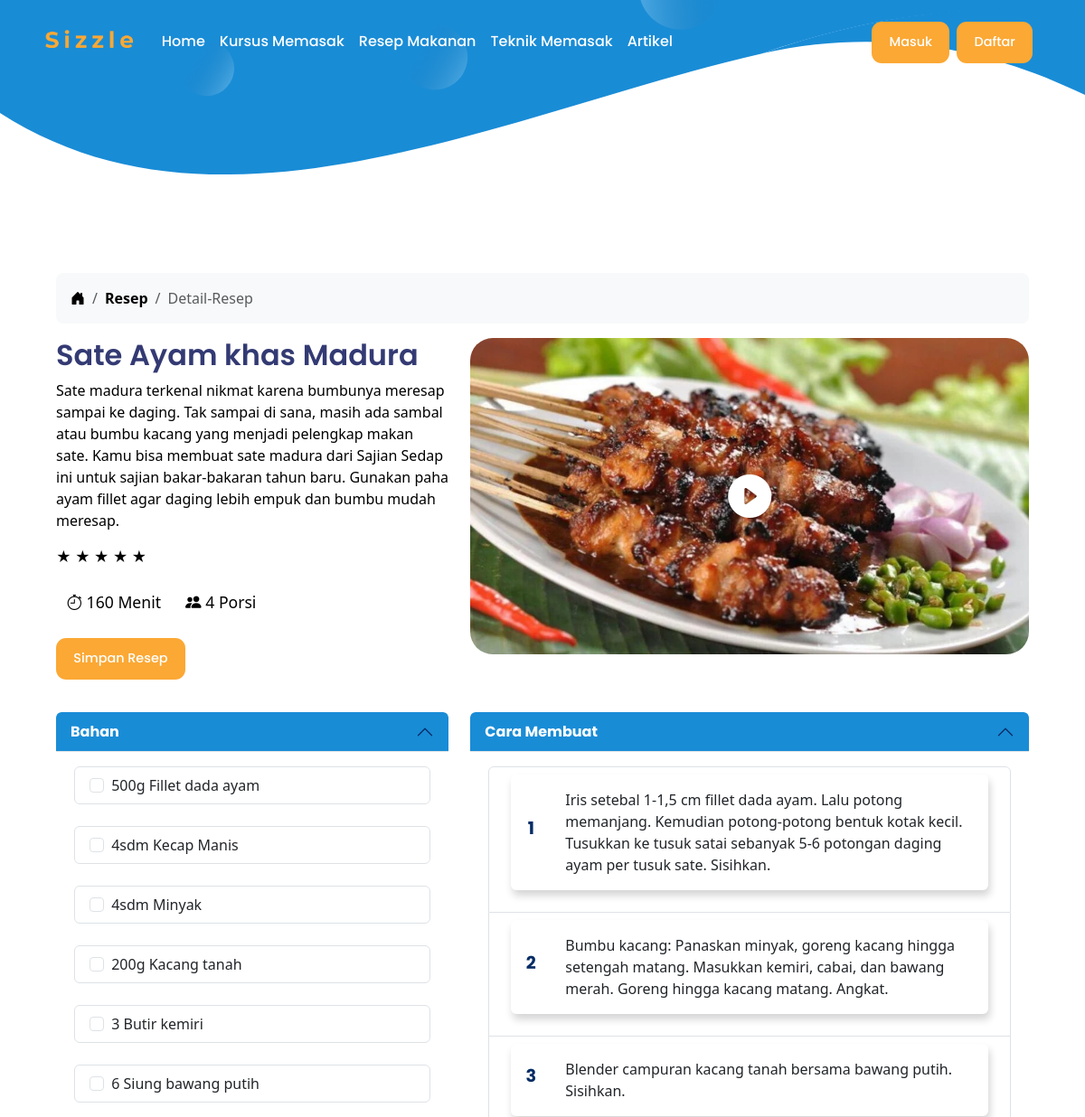
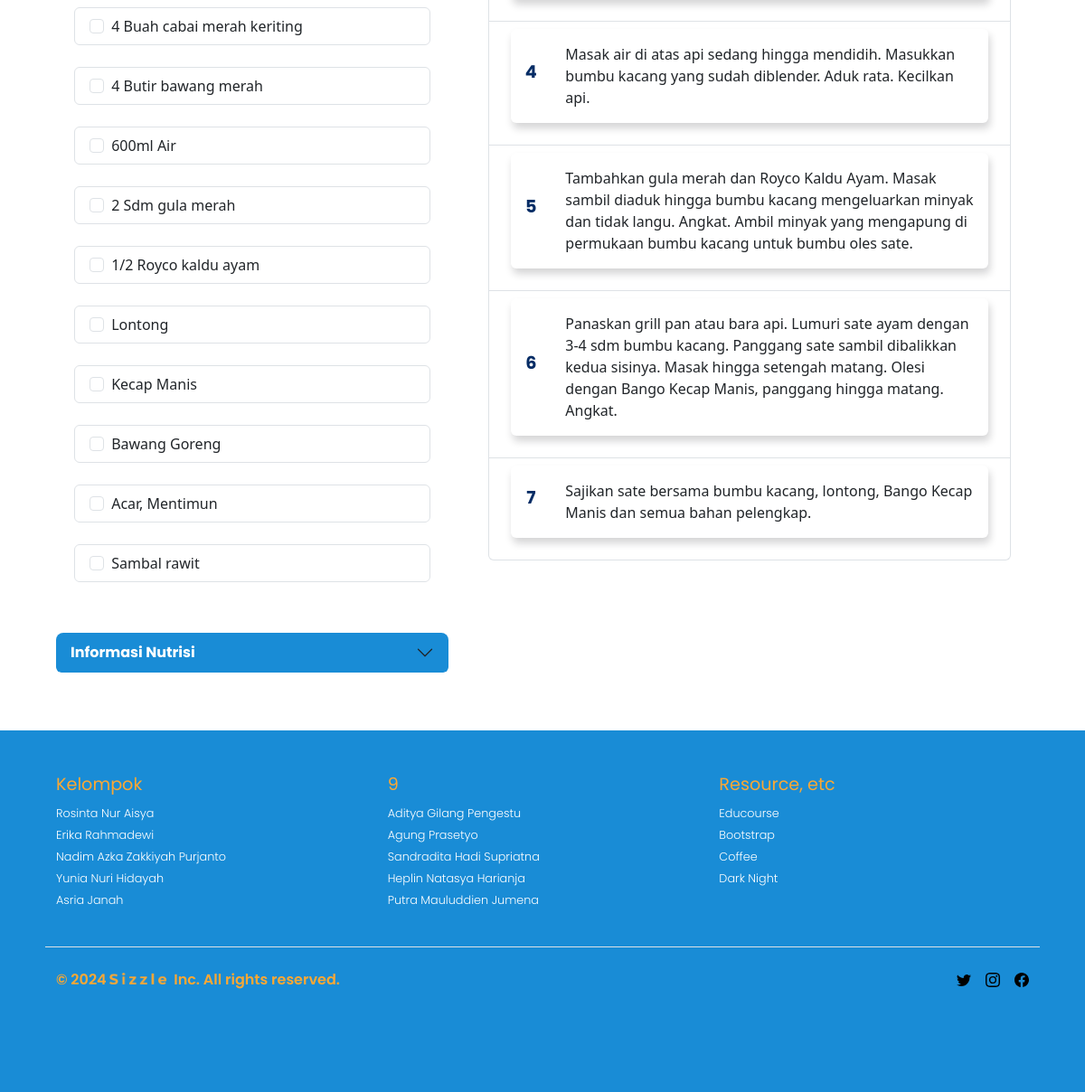
/resep/1/, run on the app's committed database (2 pictures, top to bottom).
### app/models.py (models this page shows, shortened)
class Resep(models.Model):
    id_resep = models.AutoField(primary_key=True)
    nama_resep = models.CharField(max_length=50, unique=True)
    rating = models.DecimalField(max_digits=3, decimal_places=2, default=0.00)
    durasi = models.IntegerField(default=0)
    porsi = models.IntegerField(default=0)
    gambar_resep = models.ImageField(upload_to='images/resep/', null=True, blank=True)
    definisi = models.TextField(null=True, blank=True)
    bahan = models.TextField(null=True, blank=True)
    informasi_nutrisi = models.TextField(null=True, blank=True)
    cara_membuat = models.TextField(null=True, blank=True)
    kategori_resep = models.ForeignKey('KategoriResep', on_delete=models.CASCADE, related_name='reseps', default=1)

### app/views.py (the view)
# urls.py: path('resep/<int:id_resep>/', views.detail_resep, name='detail_resep'),
def detail_resep(request, id_resep):
    resep = get_object_or_404(Resep, id_resep=id_resep)
    bahan_list = resep.bahan.split('\n')
    langkah_cara_membuat = resep.cara_membuat.split('\n')
    return render(request, 'detail_resep.html', {
        'resep': resep,
        'bahan_list': bahan_list,
        'informasi_nutrisi': resep.informasi_nutrisi,
        'langkah_cara_membuat': langkah_cara_membuat
    })

### app/models.py (called while the page is built)
    def __str__(self):
        return self.kategori_resep

### app/templatetags/custom_filters.py (called while the page is built)
@register.filter(name='concat_slug')
def concat_slug(value, arg):
    slug = arg.lower().replace(' ', '-')
    return f"{value}-{slug}"

### templates/detail_resep.html (shortened to what this page needs)
<!DOCTYPE html>
{% extends 'base.html' %}
{% load static %}
{% load custom_filters %}
{% block body_block %}
<div class="container mb-5">
  <nav aria-label="breadcrumb">
    <ol class="breadcrumb breadcrumb-chevron p-3 bg-body-tertiary rounded-3">
      <li class="breadcrumb-item">
        <a class="link-body-emphasis" href="#">
          <i class="bi bi-house-door-fill"></i>
        </a>
      </li>
      <li class="breadcrumb-item">
        <a class="link-body-emphasis fw-semibold text-decoration-none" href="#">Resep</a>
      </li>
      <li class="breadcrumb-item active" aria-current="page">
        Detail-Resep
      </li>
    </ol>
  </nav>
  <div class="row text-body-emphasis">
    <div class="col-lg-5 themed-grid-col">
      <h2>{{ resep.nama_resep }}</h2>
      <p class="fs-6 fw-light lh-base">
        {{ resep.definisi }}
      </p>
      <div class="rating">
        {% for i in "12345" %}
        {% if forloop.counter <= resep.rating|floatformat %} <span class="star text-warning">&#9733;</span>
          {% else %}
          <span class="star">&#9733;</span>
          {% endif %}
          {% endfor %}
      </div><br>
      <span class="badge text-body-emphasis fw-normal rounded-pill bi bi-stopwatch" style="font-size: 1.1rem;">
        {{ resep.durasi }} Menit
      </span>
      <span class="badge text-body-emphasis fw-normal rounded-pill bi bi-people-fill" style="font-size: 1.1rem;">
        {{ resep.porsi }} Porsi
      </span><br><br>
      <a href="{% url 'simpan_resep' resep.id_resep %}" class="btn btn-primary">Simpan Resep</a>
    </div>
    <div class="col-lg-7 themed-grid-col mb-5">
      <div class="position-relative">
        {% if resep.gambar_resep %}
        <img src="{{ resep.gambar_resep.url }}" alt="{{ resep.nama_resep }}" class="img-fluid rounded-4"
          style="width: 100%; height: 350px; object-fit: cover;">
        {% else %}
        <img src="{% static 'images/sizzle-logo.svg' %}" alt="Default Image" class="img-fluid">
        {% endif %}
        <i class="bi bi-play-circle-fill position-absolute top-50 start-50 translate-middle text-white"
          style="font-size: 3rem"></i>
      </div>
    </div>
  </div>
  <div class="row text-body-emphasis mt-3">
    <div class="col-md-5 themed-grid-col">
      <div class="accordion">
        <div class="accordion-item">
          <h2 class="accordion-header">
            <button class="accordion-button" type="button" data-bs-toggle="collapse" data-bs-target="#collapseOne"
              aria-expanded="true" aria-controls="collapseOne">
              Bahan
            </button>
          </h2>
          <div id="collapseOne" class="accordion-collapse collapse show" data-bs-parent="bahan">
            <div class="accordion-body">
              {% for bahan in bahan_list %}
              <ul class="list-group">
                <li class="list-group-item">
                  <input class="form-check-input me-1" type="checkbox"
                    id="bahan{{ forloop.parentloop.counter }}{{ forloop.counter }}">
                  <label class="form-check-label stretched-link"
                    for="bahan{{ forloop.parentloop.counter }}{{ forloop.counter }}">
                    {{ bahan }}
                  </label>
                </li>
              </ul>
              <br>
              {% endfor %}
            </div>
          </div>
        </div>
        <div class="accordion-item">
          <h2 class="accordion-header">
            <button class="accordion-button collapsed" type="button" data-bs-toggle="collapse"
              data-bs-target="#collapseTwo" aria-expanded="false" aria-controls="collapseTwo">
              Informasi Nutrisi
            </button>
          </h2>
        </div>
      </div>
    </div>
    <div class="col-md-7 themed-grid-col">
      <div class="accordion">
        <div class="accordion-item">
          <h2 class="accordion-header">
            <button class="accordion-button" type="button" data-bs-toggle="collapse" data-bs-target="#collapseThird"
              aria-expanded="true" aria-controls="collapseThird">
              Cara Membuat
            </button>
          </h2>
          <div id="collapseThird" class="accordion-collapse collapse show" data-bs-parent="#accordionExample">
            <div class="accordion-body">
              <ul class="list-group">
                {% for langkah in langkah_cara_membuat %}
                <li class="list-group-item">
                  <div class="card mb-3" style="max-width: 540px;">
                    <div class="row g-0">
                      <div class="col-md-1 text-center d-flex align-items-center justify-content-center">
                        <h5 class="fw-bold text-primary-emphasis">{{ forloop.counter }}</h5>
                      </div>
                      <div class="col-md-11">
                        <div class="card-body">
                          <p class="card-text">{{ langkah }}</p>
                        </div>
                      </div>
                    </div>
                  </div>
                </li>
                {% endfor %}
              </ul>
            </div>
          </div>
        </div>
      </div>
    </div>
  </div>
</div>
{% endblock %}

### static/css/base.css (style rules this page uses)
:root { scroll-behavior: smooth; }
.container { max-width: 1100px; padding-top: 10em; }
.btn { background-color: #fba834; color: #ffffff; font-family: var(--Poppins); display: inline-block; padding: 0.75rem 1.2rem; font-size: 0.9rem; font-weight: 500; line-height: 1.5; text-align: center; text-decoration: none; white-space: nowrap; border-radius: 0.7rem; cursor: pointer; transition: background-color 0.3s ease, color 0.3s ease; border: none; margin-right: 0.5rem; }

### static/css/custom.css (style rules this page uses)
:root { --Poppins: 'Poppins', sans-serif; }
h2 { font-family: var(--Poppins); font-weight: 600; font-size: 2rem; color: #333A73; }
h5 { font-family: var(--Poppins); font-weight: 400; font-size: 1.2rem; color: #fba834; }
.position-relative { overflow: hidden; border-radius: 25px; }
.position-relative img { height: 100%; width: 100%; width: 330px; height: 250px; overflow: hidden; object-fit: cover; transition: scale 400ms; }
.card { margin: 0 0.5em; box-shadow: 2px 6px 8px 0 rgba(22, 22, 26, 0.18); border: none; }
.bi-play-circle-fill { position: absolute; top: 50%; left: 50%; transform: translate(-50%, -50%); }
.accordion-button { background-color: #198CD6; color: #ffffff; border: none; font-size: 1.2rem; font-weight: bold; padding: 1rem; transition: background 0.3s ease; }
.accordion-button:not(.collapsed) { color: #ffffff; background-color: #198CD6; }
.accordion-item { border: none; margin-bottom: 1rem; border-radius: 0.5rem; overflow: hidden; }
.accordion-body p { margin-bottom: 0.5rem; }
.accordion .accordion-item .accordion-header .accordion-button { font-size: 1rem; background-color: #198CD6; padding: 0.75rem 1rem; }

### data on the page
Resep: nama_resep "Sate Ayam khas Madura", definisi "Sate madura terkenal nikmat karena bumbunya meresap sampai ke daging. Tak sampai di sana, masih ada sambal atau bumbu kacang yang menjadi pelengkap makan sate. Kamu bisa membuat sate madura dari Sajian Sedap ini untuk sajian bakar-bakaran tahun baru. Gunakan paha ayam fillet agar daging lebih empuk dan bumbu mudah meresap.", rating 5 (drawn), durasi "160", porsi "4", gambar_resep (picture)

### other printed values
{{ bahan }} "500g Fillet dada ayam" "4sdm Kecap Manis" "4sdm Minyak" "200g Kacang tanah" "3 Butir kemiri" "6 Siung bawang putih" "4 Buah cabai merah keriting" "4 Butir bawang merah" "600ml Air" "2 Sdm gula merah" "1/2 Royco kaldu ayam" "Lontong" "Kecap Manis" "Bawang Goreng" "Acar, Mentimun" "Sambal rawit"
{{ langkah }} "Iris setebal 1-1,5 cm fillet dada ayam. Lalu potong memanjang. Kemudian potong-potong bentuk kotak kecil. Tusukkan ke tusuk satai sebanyak 5-6 potongan daging ayam per tusuk sate. Sisihkan." "Bumbu kacang: Panaskan minyak, goreng kacang hingga setengah matang. Masukkan kemiri, cabai, dan bawang merah. Goreng hingga kacang matang. Angkat." "Blender campuran kacang tanah bersama bawang putih. Sisihkan." "Masak air di atas api sedang hingga mendidih. Masukkan bumbu kacang yang sudah diblender. Aduk rata. Kecilkan api." "Sajikan sate bersama bumbu kacang, lontong, Bango Kecap Manis dan semua bahan pelengkap."
